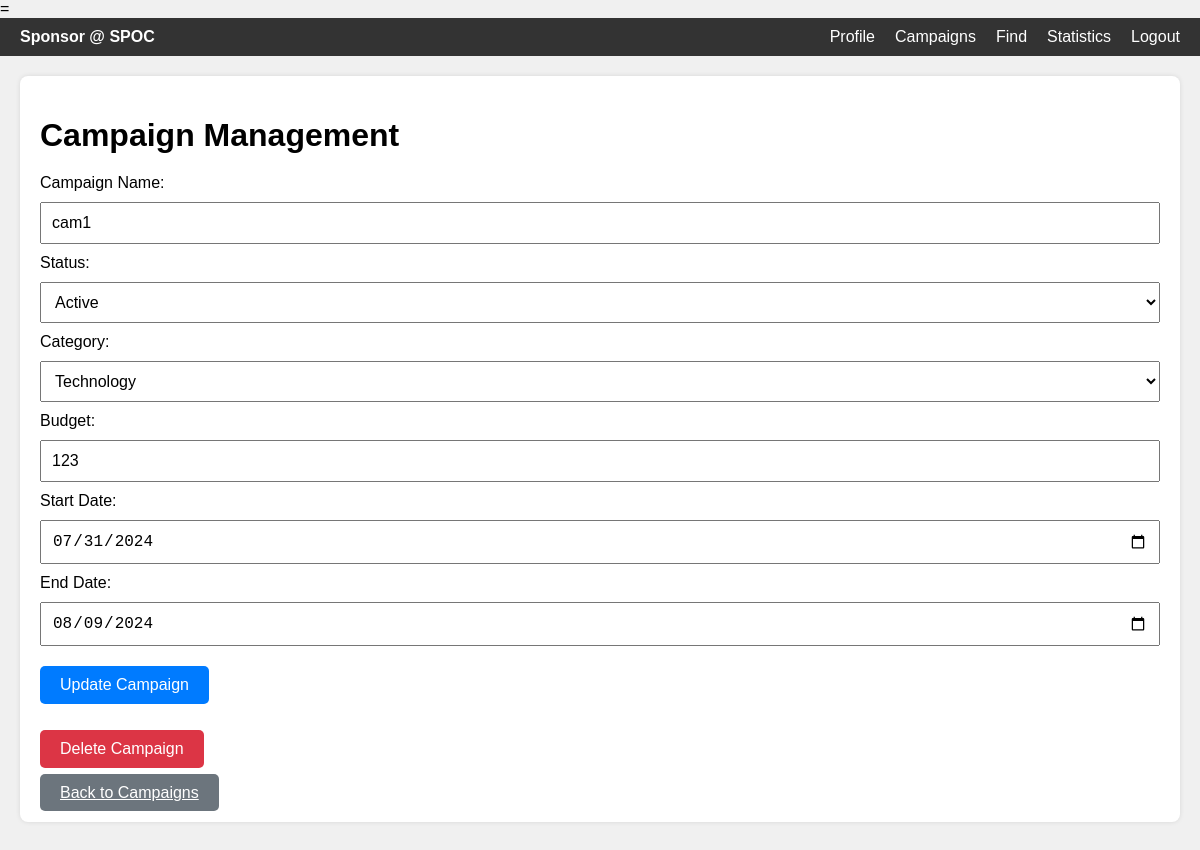
The app's page /campaign_mgmt/1, older data.
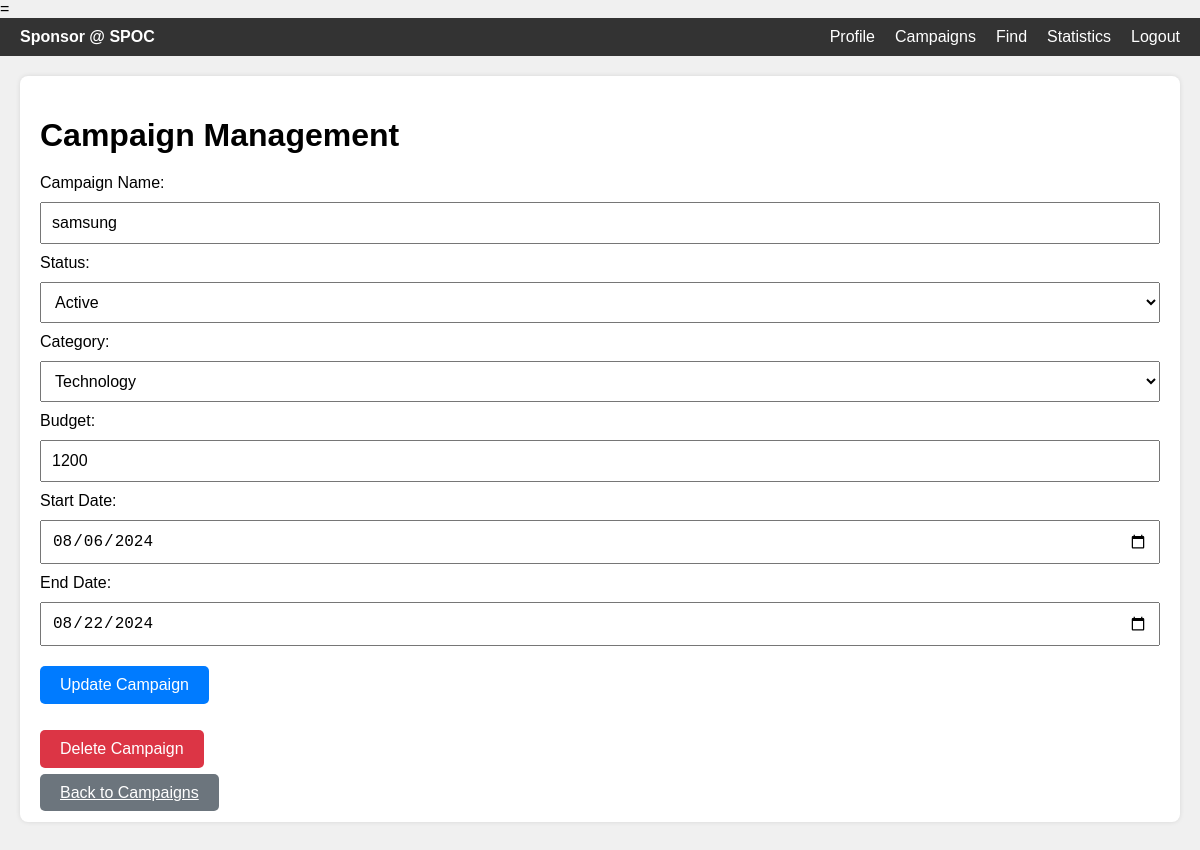
The same page, newer data.
### applications/models.py (models this page shows)
class campaign(db.Model):
    id = db.Column(db.Integer, primary_key=True)
    name = db.Column(db.String(100), nullable=False)
    status = db.Column(db.String(50), nullable=False,default="active")
    category = db.Column(db.String(50), nullable=False)
    budget = db.Column(db.Integer, nullable=False)
    sponsor_id = db.Column(db.Integer, db.ForeignKey('sponsor.id'), nullable=False)
    start_date = db.Column(db.Date, nullable=False)
    end_date = db.Column(db.Date, nullable=True)
    sponsor = db.relationship('sponsor', backref=db.backref('campaigns', lazy=True))

### applications/routes.py (the view)
@app.route('/campaign_mgmt/<int:campaign_id>')
def campaign_mgmt(campaign_id):
    cmp = campaign.query.get_or_404(campaign_id)
    return render_template('campaign_mgmt.html', campaign=cmp)

### templates/campaign_mgmt.html (shortened to what this page needs)
=<!DOCTYPE html>
<html lang="en">
<head>
</head>
<body>
    <nav>
        <div class="left">Sponsor @ SPOC</div>
        <ul>
            <li><a href="{{ url_for('sp_home') }}">Profile</a></li>
            <li><a href="{{ url_for('campaigns') }}">Campaigns</a></li>
            <li><a href="{{ url_for('sp_find') }}">Find</a></li>
            <li><a href="{{ url_for('sp_statistics') }}">Statistics</a></li>
            <li><a href="{{ url_for('sp_logout') }}">Logout</a></li>
        </ul>
    </nav>
    <div class="content">
        <div class="campaign-details">
            <h1>Campaign Management</h1>
            <form method="post" action="{{ url_for('update_campaign', campaign_id=campaign.id) }}">
                <label for="name">Campaign Name:</label>
                <input type="text" id="name" name="name" value="{{ campaign.name }}" required>
                <label for="status">Status:</label>
                <select id="status" name="status" required>
                    <option value="active" {{ 'selected' if campaign.status == 'active' }}>Active</option>
                </select>
                <label for="category">Category:</label>
                <select id="category" name="category" required>
                    <option value="Technology" {{ 'selected' if campaign.category == 'Technology' }}>Technology</option>
                </select>
                <label for="budget">Budget:</label>
                <input type="number" id="budget" name="budget" value="{{ campaign.budget }}" required min="0">
                <label for="start_date">Start Date:</label>
                <input type="date" id="start_date" name="start_date" value="{{ campaign.start_date.strftime('%Y-%m-%d') if campaign.start_date else '' }}" required>
                <label for="end_date">End Date:</label>
                <input type="date" id="end_date" name="end_date" value="{{ campaign.end_date.strftime('%Y-%m-%d') if campaign.end_date else '' }}">
                <div class="btn-container">
                    <button type="submit" class="btn">Update Campaign</button>
                </div>
            </form>
            <form method="post" action="{{ url_for('delete_campaign', campaign_id=campaign.id) }}" style="margin-top: 10px;">
                <button type="submit" class="btn btn-delete">Delete Campaign</button>
            </form>
            <a href="{{ url_for('campaigns') }}" class="btn btn-back">Back to Campaigns</a>
        </div>
    </div>
</body>
</html>

### templates/campaign_mgmt.html (style rules this page uses)
body { font-family: Arial, sans-serif; margin: 0; padding: 0; background-color: #f0f0f0; }
nav { display: flex; justify-content: space-between; align-items: center; background-color: #333; color: white; padding: 10px 20px; }
nav .left { font-weight: bold; }
nav ul { list-style-type: none; margin: 0; padding: 0; display: flex; }
nav ul li { margin-left: 20px; }
nav ul li a { color: white; text-decoration: none; }
.content { padding: 20px; }
.campaign-details { background-color: white; padding: 20px; border-radius: 8px; box-shadow: 0 0 5px rgba(0, 0, 0, 0.1); margin-bottom: 20px; }
h1 { margin-bottom: 20px; }
input, select { margin: 10px 0; padding: 10px; font-size: 16px; width: 100%; }
.btn { padding: 10px 20px; color: white; background-color: #007bff; border: none; border-radius: 5px; font-size: 16px; cursor: pointer; margin-top: 10px; }
.btn-delete { background-color: #dc3545; }
.btn-back { background-color: #6c757d; }
.btn-container { display: flex; justify-content: space-between; }

Row changes from the older to the newer data that the page shows:
changed campaign: name "cam1" → "samsung"; budget "123" → "1200"; start_date "07/31/2024" → "08/06/2024"; end_date "08/09/2024" → "08/22/2024"
